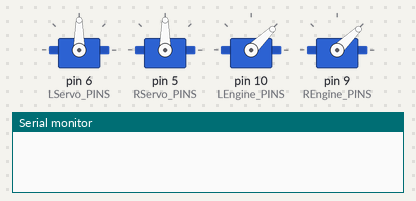
Bench run of a sketch on a simulated Arduino Uno, built with avr-gcc and run on an emulated ATmega328P. On the bench: 4 × servo, the last lines printed to the serial monitor.

Above: at 0.6 s.
At 2.1 s:
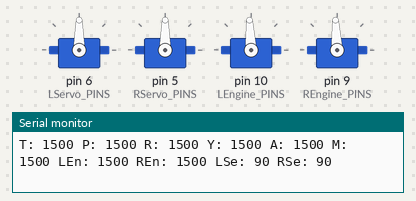
Timing chart, 0 to 3.6 s (numbered marks = the images above):
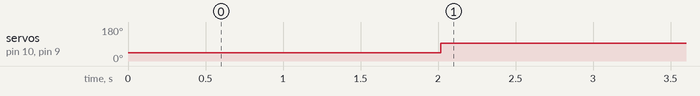

The sketch:

main.ino
```cpp
 #include <PPMReader.h>
#include <Servo.h>


// Initialize a PPMReader on digital pin 3 with 6 expected channels.
byte interruptPin = 3;
byte channelAmount = 6;
PPMReader ppm(interruptPin, channelAmount);
int channel_value_list[7];

byte LEngine_PINS = 10;
byte REngine_PINS = 9;

int LServo_PINS = 6;
int RServo_PINS = 5;
Servo my_l_servo;
Servo my_r_servo;

Servo l_engine;
Servo r_engine;

int LEngine_pwm_value = 127;
int REngine_pwm_value  = 128;
int LServo_pwm_value = 128;
int RServo_pwm_value = 128;

int throttle, pitch, roll, yaw = 128;
int arm = 1000;
int flightmode=1000;
boolean do_calibration = false;
boolean armed = false;

int armed_pwm_value = 1050;
int current_pwm_value = 1000;

void setup() {
    Serial.begin(115200);
    delay(500);
    //TCCR0B = TCCR0B & B11111000 | B00000101;
    //TCCR2B = TCCR2B & B11111000 | B00000100;
    my_l_servo.attach(LServo_PINS);
    my_r_servo.attach(RServo_PINS);

    my_l_servo.write(90);
    my_r_servo.write(90);

    l_engine.attach(LEngine_PINS);
    r_engine.attach(REngine_PINS);

    if(do_calibration){
        calibrate_esc();
      }

    l_engine.writeMicroseconds(int(1000));
    r_engine.writeMicroseconds(int(1000));
    //analogWrite(LEngine_PINS, 127);
    //analogWrite(REngine_PINS, 128);

    //analogWrite(LServo_PINS, 128);
    //analogWrite(RServo_PINS, 128);
}


void calibrate_esc(){
    l_engine.writeMicroseconds(int(2000));
    r_engine.writeMicroseconds(int(2000));
    delay(6000);
    l_engine.writeMicroseconds(int(1000));
    r_engine.writeMicroseconds(int(1000));
    delay(4000);
  }

void rc_ppm_read_values(){
  for (byte channel = 1; channel <= channelAmount; ++channel) {
        channel_value_list[channel] = ppm.latestValidChannelValue(channel, 0);

        //Serial.print(String(channel_value_list[channel]) + "\t");
    }
  throttle = channel_value_list[3];
  pitch = channel_value_list[2];
  roll = channel_value_list[1];
  yaw = channel_value_list[4];
  arm = channel_value_list[5];
  flightmode = channel_value_list[6];
  }

void compute_control(){
  compute_servo_control();
  compute_engine_control();
  }

void compute_engine_control(){
  if (flightmode<1333){
      LEngine_pwm_value = 1000 + 1000 * normalizeThrottle(throttle) + (normalizeThrottle(throttle)/5+0.2)*1000*normalizePRY(roll)*abs(normalizePRY(roll));// +(normalizeThrottle(throttle)/5+0.2)*1000*normalizePRY(yaw)*abs(normalizePRY(yaw));
      REngine_pwm_value = 1000 + 1000 * normalizeThrottle(throttle) - (normalizeThrottle(throttle)/5+0.2)*1000*normalizePRY(roll)*abs(normalizePRY(roll));// -(normalizeThrottle(throttle)/5+0.2)*1000*normalizePRY(yaw)*abs(normalizePRY(yaw));
    }
  else{
    if (flightmode<1666){
        LEngine_pwm_value = 1000 + 1000 * normalizeThrottle(throttle) + (0.2)*1000*normalizePRY(roll)*abs(normalizePRY(roll));// +(normalizeThrottle(throttle)/5+0.2)*1000*normalizePRY(yaw)*abs(normalizePRY(yaw));
        REngine_pwm_value = 1000 + 1000 * normalizeThrottle(throttle) - (0.2)*1000*normalizePRY(roll)*abs(normalizePRY(roll));// -(normalizeThrottle(throttle)/5+0.2)*1000*normalizePRY(yaw)*abs(normalizePRY(yaw));

      }
    else{
        LEngine_pwm_value=LEngine_pwm_value;
        REngine_pwm_value=REngine_pwm_value;
      }
    }
  //LEngine_pwm_value = 1000 + 1000 * normalizeThrottle(throttle) + (normalizeThrottle(throttle)/5+0.2)*1000*normalizePRY(roll)*abs(normalizePRY(roll));// +(normalizeThrottle(throttle)/5+0.2)*1000*normalizePRY(yaw)*abs(normalizePRY(yaw));
  //REngine_pwm_value = 1000 + 1000 * normalizeThrottle(throttle) - (normalizeThrottle(throttle)/5+0.2)*1000*normalizePRY(roll)*abs(normalizePRY(roll));// -(normalizeThrottle(throttle)/5+0.2)*1000*normalizePRY(yaw)*abs(normalizePRY(yaw));
  if(arm<1500){
      LEngine_pwm_value=1000;
      REngine_pwm_value=1000;
      armed = false;
    }
  else{
      start_engine_or_hold_speed();
      armed = true;
    }
  }

void start_engine_or_hold_speed(){
    if(armed){
      if(LEngine_pwm_value<armed_pwm_value){
          LEngine_pwm_value=armed_pwm_value;
        }
      if(REngine_pwm_value<armed_pwm_value){
          REngine_pwm_value=armed_pwm_value;
        }
      }
    else{
          while(current_pwm_value <= armed_pwm_value){
              current_pwm_value += 10;
              REngine_pwm_value=current_pwm_value;
              LEngine_pwm_value=current_pwm_value;
              delay(250);
            }
        }
  }


void compute_servo_control(){
  int effective_servo_range = 60;
  if(abs(pitch-1500)<25){
      pitch=1500;
    }
  if(abs(roll-1500)<25){
      roll=1500;
    }
  if(abs(yaw-1500)<25){
      yaw=1500;
    }
  if (flightmode<1333){
     LServo_pwm_value =( 90 + 1*(effective_servo_range*normalizePRY(pitch)+effective_servo_range*normalizePRY(yaw)-effective_servo_range*normalizePRY(roll)));
     RServo_pwm_value =( 90 + -1*(effective_servo_range*normalizePRY(pitch)-effective_servo_range*normalizePRY(yaw)+effective_servo_range*normalizePRY(roll)));
     }
  else{
    if (flightmode<1666){
        LServo_pwm_value =( 90 + 1*(effective_servo_range*normalizePRY(pitch)*abs(normalizePRY(pitch))+effective_servo_range*normalizePRY(yaw)*abs(normalizePRY(yaw))-effective_servo_range*normalizePRY(roll)*abs(normalizePRY(roll))));
        RServo_pwm_value =( 90 + -1*(effective_servo_range*normalizePRY(pitch)*abs(normalizePRY(pitch))-effective_servo_range*normalizePRY(yaw)*abs(normalizePRY(yaw))+effective_servo_range*normalizePRY(roll)*abs(normalizePRY(roll))));
      }
    else{
        LServo_pwm_value =( 90 + normalizeThrottle(throttle)*(effective_servo_range*normalizePRY(pitch)*abs(normalizePRY(pitch))+effective_servo_range*normalizePRY(yaw)*abs(normalizePRY(yaw))-effective_servo_range*normalizePRY(roll)*abs(normalizePRY(roll))));
        RServo_pwm_value =( 90 + -normalizeThrottle(throttle)*(effective_servo_range*normalizePRY(pitch)*abs(normalizePRY(pitch))-effective_servo_range*normalizePRY(yaw)*abs(normalizePRY(yaw))+effective_servo_range*normalizePRY(roll)*abs(normalizePRY(roll))));
      }
    }

   }

void apply_control(){
  apply_servo_control();
  apply_eingine_control();
  }

void apply_servo_control(){
  my_l_servo.write(int(LServo_pwm_value));
  my_r_servo.write(int(RServo_pwm_value));
  //analogWrite(LServo_PINS, int(LServo_pwm_value));
  //analogWrite(RServo_PINS, int(RServo_pwm_value));
  }

void apply_eingine_control(){
  l_engine.writeMicroseconds(int(LEngine_pwm_value));
  r_engine.writeMicroseconds(int(REngine_pwm_value));
  //analogWrite(LEngine_PINS, int(LEngine_pwm_value));
  //analogWrite(REngine_PINS, int(REngine_pwm_value));
  }

void loop() {
    // Print latest valid values from all channels
    //handleSerial();
    rc_ppm_read_values();
    compute_control();
    apply_control();
    print_all();


    //delay(5);
}
```

math_utils.ino
```cpp
float normalizeThrottle(float pulseValue){
    return (pulseValue - 1000)/ 1000;
  }


float normalizePRY(float pulseValue){
    return (pulseValue - 1500)/ 500;
  }
```

print_output.ino
```cpp
float pre_time = micros();
void print_all(){
    if (micros()-pre_time > 25000){
         print_rc_input();
         print_rc_output();
         Serial.println();
         pre_time = micros();
      }
  }


void print_rc_input(){
    Serial.print("T: ");
    Serial.print(throttle);
    Serial.print(" ");

    Serial.print("P: ");
    Serial.print(pitch);
    Serial.print(" ");

    Serial.print("R: ");
    Serial.print(roll);
    Serial.print(" ");

    Serial.print("Y: ");
    Serial.print(yaw);
    Serial.print(" ");

    Serial.print("A: ");
    Serial.print(arm);
    Serial.print(" ");

    Serial.print("M: ");
    Serial.print(flightmode);
    Serial.print(" ");
  }

void print_rc_output(){
    Serial.print("LEn: ");
    Serial.print(LEngine_pwm_value);
    Serial.print(" ");

    Serial.print("REn: ");
    Serial.print(REngine_pwm_value);
    Serial.print(" ");

    Serial.print("LSe: ");
    Serial.print(LServo_pwm_value);
    Serial.print(" ");

    Serial.print("RSe: ");
    Serial.print(RServo_pwm_value);
    Serial.print(" ");
  }
```

Measured:
- by itself, servo on pin 10 (LEngine_PINS), servo on pin 9 (REngine_PINS): 44° → 93° at 2.0 s
